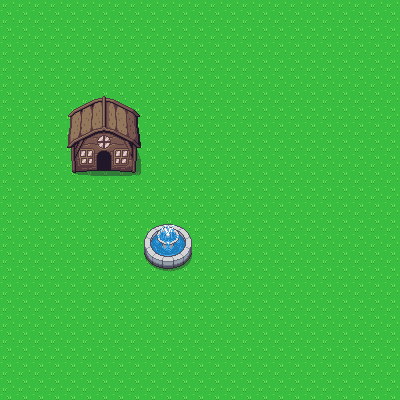

Below is a game level as drawn by its tile map, then a one-line description and the .tmx file that defines it, in full:
An orthogonal 25x25 tile map with 16x16 px tiles, 2 tile layers (Kachelebene 1, Kachelebene 2) and 6 objects.

<map version="1.5" tiledversion="1.7.0" orientation="orthogonal" renderorder="left-down" width="25" height="25" tilewidth="16" tileheight="16" infinite="0" nextlayerid="4" nextobjectid="8">
 <editorsettings>
  <export target="unbenannt.tmx" format="tmx" />
 </editorsettings>
 <tileset firstgid="1" source="Overworld.tsx" />
 <layer id="1" name="Kachelebene 1" width="25" height="25">
  <data encoding="csv">
1,1,1,1,1,1,1,1,1,1,1,1,1,1,1,1,1,1,1,1,1,1,1,1,1,
1,1,1,1,1,1,1,1,1,1,1,1,1,1,1,1,1,1,1,1,1,1,1,1,1,
1,1,1,1,1,1,1,1,1,1,1,1,1,1,1,1,1,1,1,1,1,1,1,1,1,
1,1,1,1,1,1,1,1,1,1,1,1,1,1,1,1,1,1,1,1,1,1,1,1,1,
1,1,1,1,1,1,1,1,1,1,1,1,1,1,1,1,1,1,1,1,1,1,1,1,1,
1,1,1,1,1,1,1,1,1,1,1,1,1,1,1,1,1,1,1,1,1,1,1,1,1,
1,1,1,1,1,1,1,1,1,1,1,1,1,1,1,1,1,1,1,1,1,1,1,1,1,
1,1,1,1,1,1,1,1,1,1,1,1,1,1,1,1,1,1,1,1,1,1,1,1,1,
1,1,1,1,1,1,1,1,1,1,1,1,1,1,1,1,1,1,1,1,1,1,1,1,1,
1,1,1,1,1,1,1,1,1,1,1,1,1,1,1,1,1,1,1,1,1,1,1,1,1,
1,1,1,1,1,1,1,1,1,1,1,1,1,1,1,1,1,1,1,1,1,1,1,1,1,
1,1,1,1,1,1,1,1,1,1,1,1,1,1,1,1,1,1,1,1,1,1,1,1,1,
1,1,1,1,1,1,1,1,1,1,1,1,1,1,1,1,1,1,1,1,1,1,1,1,1,
1,1,1,1,1,1,1,1,1,1,1,1,1,1,1,1,1,1,1,1,1,1,1,1,1,
1,1,1,1,1,1,1,1,1,1,1,1,1,1,1,1,1,1,1,1,1,1,1,1,1,
1,1,1,1,1,1,1,1,1,1,1,1,1,1,1,1,1,1,1,1,1,1,1,1,1,
1,1,1,1,1,1,1,1,1,1,1,1,1,1,1,1,1,1,1,1,1,1,1,1,1,
1,1,1,1,1,1,1,1,1,1,1,1,1,1,1,1,1,1,1,1,1,1,1,1,1,
1,1,1,1,1,1,1,1,1,1,1,1,1,1,1,1,1,1,1,1,1,1,1,1,1,
1,1,1,1,1,1,1,1,1,1,1,1,1,1,1,1,1,1,1,1,1,1,1,1,1,
1,1,1,1,1,1,1,1,1,1,1,1,1,1,1,1,1,1,1,1,1,1,1,1,1,
1,1,1,1,1,1,1,1,1,1,1,1,1,1,1,1,1,1,1,1,1,1,1,1,1,
1,1,1,1,1,1,1,1,1,1,1,1,1,1,1,1,1,1,1,1,1,1,1,1,1,
1,1,1,1,1,1,1,1,1,1,1,1,1,1,1,1,1,1,1,1,1,1,1,1,1,
1,1,1,1,1,1,1,1,1,1,1,1,1,1,1,1,1,1,1,1,1,1,1,1,1
</data>
 </layer>
 <layer id="2" name="Kachelebene 2" width="25" height="25">
  <data encoding="csv">
0,0,0,0,0,0,0,0,0,0,0,0,0,0,0,0,0,0,0,0,0,0,0,0,0,
0,0,0,0,0,0,0,0,0,0,0,0,0,0,0,0,0,0,0,0,0,0,0,0,0,
0,0,0,0,0,0,0,0,0,0,0,0,0,0,0,0,0,0,0,0,0,0,0,0,0,
0,0,0,0,0,0,0,0,0,0,0,0,0,0,0,0,0,0,0,0,0,0,0,0,0,
0,0,0,0,0,0,0,0,0,0,0,0,0,0,0,0,0,0,0,0,0,0,0,0,0,
0,0,0,0,0,0,0,0,0,0,0,0,0,0,0,0,0,0,0,0,0,0,0,0,0,
0,0,0,0,7,8,9,10,11,0,0,0,0,0,0,0,0,0,0,0,0,0,0,0,0,
0,0,0,0,47,48,49,50,51,0,0,0,0,0,0,0,0,0,0,0,0,0,0,0,0,
0,0,0,0,87,88,89,90,91,0,0,0,0,0,0,0,0,0,0,0,0,0,0,0,0,
0,0,0,0,127,128,129,130,131,0,0,0,0,0,0,0,0,0,0,0,0,0,0,0,0,
0,0,0,0,167,168,169,170,171,0,0,0,0,0,0,0,0,0,0,0,0,0,0,0,0,
0,0,0,0,0,0,0,0,0,0,0,0,0,0,0,0,0,0,0,0,0,0,0,0,0,
0,0,0,0,0,0,0,0,0,0,0,0,0,0,0,0,0,0,0,0,0,0,0,0,0,
0,0,0,0,0,0,0,0,0,0,0,0,0,0,0,0,0,0,0,0,0,0,0,0,0,
0,0,0,0,0,0,0,0,0,383,384,385,0,0,0,0,0,0,0,0,0,0,0,0,0,
0,0,0,0,0,0,0,0,0,423,424,425,0,0,0,0,0,0,0,0,0,0,0,0,0,
0,0,0,0,0,0,0,0,0,463,464,465,0,0,0,0,0,0,0,0,0,0,0,0,0,
0,0,0,0,0,0,0,0,0,0,0,0,0,0,0,0,0,0,0,0,0,0,0,0,0,
0,0,0,0,0,0,0,0,0,0,0,0,0,0,0,0,0,0,0,0,0,0,0,0,0,
0,0,0,0,0,0,0,0,0,0,0,0,0,0,0,0,0,0,0,0,0,0,0,0,0,
0,0,0,0,0,0,0,0,0,0,0,0,0,0,0,0,0,0,0,0,0,0,0,0,0,
0,0,0,0,0,0,0,0,0,0,0,0,0,0,0,0,0,0,0,0,0,0,0,0,0,
0,0,0,0,0,0,0,0,0,0,0,0,0,0,0,0,0,0,0,0,0,0,0,0,0,
0,0,0,0,0,0,0,0,0,0,0,0,0,0,0,0,0,0,0,0,0,0,0,0,0,
0,0,0,0,0,0,0,0,0,0,0,0,0,0,0,0,0,0,0,0,0,0,0,0,0
</data>
 </layer>
 <objectgroup id="3" name="Objektebene 1">
  <object id="1" x="34" y="20" width="349.333" height="8.66667" />
  <object id="2" x="367.333" y="33.3333" width="15.3333" height="335.333" />
  <object id="3" x="27.3333" y="352.667" width="335.333" height="12.6667" />
  <object id="4" x="30.6667" y="34.6667" width="16.6667" height="314.667" />
  <object id="5" x="71.3333" y="172.667">
   <polygon points="0,0 21.3333,-1.33333 22.6667,-26.6667 39.3333,-28 41.3333,0 62.6667,0.666667 63.3333,-21.3333 76,-22 68,-63.3333 39.3333,-80.6667 -5.33333,-64" />
  </object>
  <object id="6" x="142.524" y="224.034" width="51.2343" height="47.9739">
   <ellipse />
  </object>
 </objectgroup>
</map>
